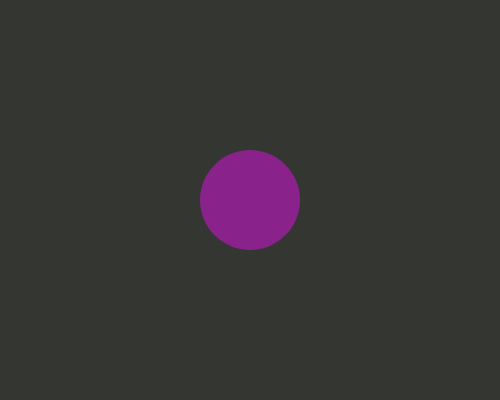
Frame 1 (no input)
Frame 60 (no input): identical to frame 1, image omitted
Frame 120 (the mouse pressed at the canvas centre since frame 60): identical to frame 1, image omitted

The p5.js sketch that drew this single still picture (run headless with seeded random() and noise() and a simulated clock; from frame 60 on, the mouse is pressed at the canvas centre):

// p5.js sketch
// ── sketch.js
	
function setup() {
	createCanvas(500, 400);
	background(51,54,49);
	noStroke();

	fill(137, 34, 138);
	ellipse(250, 200, 100, 100);
}

function draw() {

}
